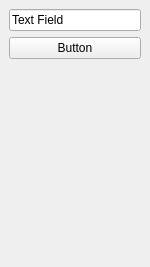
<?xml version="1.0" encoding="UTF-8"?>
<ui version="4.0">
 <class>Widget</class>
 <widget class="QDockWidget" name="Widget">
  <property name="geometry">
   <rect>
    <x>0</x>
    <y>0</y>
    <width>150</width>
    <height>267</height>
   </rect>
  </property>
  <property name="windowTitle">
   <string>Edit Plugin Widget </string>
  </property>
  <widget class="QWidget" name="dockWidgetContents">
   <property name="minimumSize">
    <size>
     <width>150</width>
     <height>0</height>
    </size>
   </property>
   <layout class="QVBoxLayout" name="verticalLayout">
    <item>
     <widget class="QLineEdit" name="lineEdit">
      <property name="text">
       <string>Text Field</string>
      </property>
     </widget>
    </item>
    <item>
     <widget class="QPushButton" name="pushButton">
      <property name="text">
       <string>Button</string>
      </property>
     </widget>
    </item>
    <item>
     <spacer name="verticalSpacer">
      <property name="orientation">
       <enum>Qt::Vertical</enum>
      </property>
      <property name="sizeHint" stdset="0">
       <size>
        <width>20</width>
        <height>40</height>
       </size>
      </property>
     </spacer>
    </item>
   </layout>
  </widget>
 </widget>
 <resources/>
 <connections/>
</ui>
